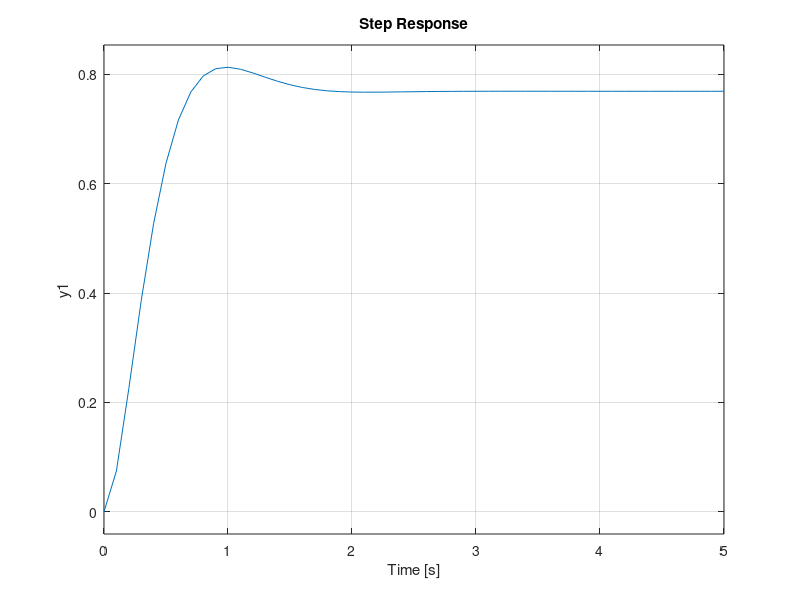

This figure's MATLAB source:
%%%%%%%%%%%%%%%%%%%%%%%%%%%%%%%%%%%%%%%%%%%%%
%% 《控制之美-卷一(第二版)》 代码
%% 作者：王天威
%% 清华大学出版社
%% 程序名称：8-2_Lead_Compensator.m
%% 程序功能：超前补偿器设计
%%%%%%%%%%%%%%%%%%%%%%%%%%%%%%%%%%%%%%%%%%%%%
%% 程序初始化，清空工作空间，缓存
clear all;
close all;
clc;
% 读取Octave控制和信号数据库（注：如使用Matlab，可删除或注释掉本行代码）
pkg load control
%% 定义传递函数
s = tf('s');
G_s = 1/((s+1)*(s+3));
%% 定义开环增益
K=20;
%% 定义仿真时间
t = 0: .1: 5;
%% 绘制不含补偿器闭环系统根轨迹
subplot(2,2,1);
rlocus(G_s);
subplot(2,2,2);
%% 定义不含补偿器闭环系统
sys_1 = feedback(K*G_s, 1)
%% 绘制不含补偿器闭环系统阶跃响应
step (sys_1,t);
%%%% 引入超前补偿器
sz = -5;
sp = -10;
C_s = (s-sz)/(s-sp);
%% 绘制含补偿器闭环系统根轨迹
subplot(2,2,3);
rlocus(G_s*C_s);
%% 绘制含补偿器闭环系统阶跃响应
subplot(2,2,4);
sys_2 = feedback(K*G_s*C_s, 1)
step (sys_2,t);
